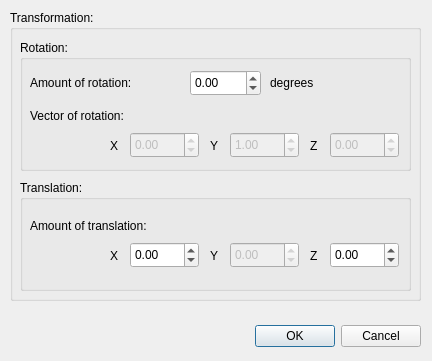
<?xml version="1.0" encoding="UTF-8"?>
<ui version="4.0">
 <class>item_inputs_form</class>
 <widget class="QDialog" name="item_inputs_form">
  <property name="geometry">
   <rect>
    <x>0</x>
    <y>0</y>
    <width>432</width>
    <height>361</height>
   </rect>
  </property>
  <property name="sizePolicy">
   <sizepolicy hsizetype="Preferred" vsizetype="Preferred">
    <horstretch>0</horstretch>
    <verstretch>0</verstretch>
   </sizepolicy>
  </property>
  <property name="minimumSize">
   <size>
    <width>432</width>
    <height>361</height>
   </size>
  </property>
  <property name="windowTitle">
   <string>Dialog</string>
  </property>
  <widget class="QDialogButtonBox" name="decision_tools">
   <property name="geometry">
    <rect>
     <x>80</x>
     <y>320</y>
     <width>341</width>
     <height>32</height>
    </rect>
   </property>
   <property name="orientation">
    <enum>Qt::Horizontal</enum>
   </property>
   <property name="standardButtons">
    <set>QDialogButtonBox::Cancel|QDialogButtonBox::Ok</set>
   </property>
  </widget>
  <widget class="QGroupBox" name="transformation_box">
   <property name="geometry">
    <rect>
     <x>10</x>
     <y>10</y>
     <width>411</width>
     <height>291</height>
    </rect>
   </property>
   <property name="title">
    <string>Transformation:</string>
   </property>
   <widget class="QGroupBox" name="rotation_box">
    <property name="geometry">
     <rect>
      <x>10</x>
      <y>30</y>
      <width>391</width>
      <height>131</height>
     </rect>
    </property>
    <property name="title">
     <string>Rotation:</string>
    </property>
    <widget class="QLabel" name="angle_lab">
     <property name="geometry">
      <rect>
       <x>10</x>
       <y>27</y>
       <width>161</width>
       <height>31</height>
      </rect>
     </property>
     <property name="text">
      <string>Amount of rotation:</string>
     </property>
    </widget>
    <widget class="QDoubleSpinBox" name="angle">
     <property name="geometry">
      <rect>
       <x>170</x>
       <y>30</y>
       <width>71</width>
       <height>26</height>
      </rect>
     </property>
     <property name="minimum">
      <double>-360.000000000000000</double>
     </property>
     <property name="maximum">
      <double>360.000000000000000</double>
     </property>
    </widget>
    <widget class="QLabel" name="degrees_lab">
     <property name="geometry">
      <rect>
       <x>250</x>
       <y>27</y>
       <width>71</width>
       <height>31</height>
      </rect>
     </property>
     <property name="text">
      <string>degrees</string>
     </property>
    </widget>
    <widget class="QLabel" name="vec_rotation_lab">
     <property name="geometry">
      <rect>
       <x>10</x>
       <y>60</y>
       <width>161</width>
       <height>31</height>
      </rect>
     </property>
     <property name="text">
      <string>Vector of rotation:</string>
     </property>
    </widget>
    <widget class="QDoubleSpinBox" name="R_X">
     <property name="enabled">
      <bool>false</bool>
     </property>
     <property name="geometry">
      <rect>
       <x>110</x>
       <y>92</y>
       <width>69</width>
       <height>26</height>
      </rect>
     </property>
     <property name="minimum">
      <double>-999999999999999.000000000000000</double>
     </property>
     <property name="maximum">
      <double>999999999999999.000000000000000</double>
     </property>
    </widget>
    <widget class="QDoubleSpinBox" name="R_Y">
     <property name="enabled">
      <bool>false</bool>
     </property>
     <property name="geometry">
      <rect>
       <x>210</x>
       <y>92</y>
       <width>69</width>
       <height>26</height>
      </rect>
     </property>
     <property name="minimum">
      <double>-999999999999999.000000000000000</double>
     </property>
     <property name="maximum">
      <double>999999999999999.000000000000000</double>
     </property>
     <property name="value">
      <double>1.000000000000000</double>
     </property>
    </widget>
    <widget class="QDoubleSpinBox" name="R_Z">
     <property name="enabled">
      <bool>false</bool>
     </property>
     <property name="geometry">
      <rect>
       <x>310</x>
       <y>92</y>
       <width>69</width>
       <height>26</height>
      </rect>
     </property>
     <property name="minimum">
      <double>-999999999999999.000000000000000</double>
     </property>
     <property name="maximum">
      <double>999999999999999.000000000000000</double>
     </property>
    </widget>
    <widget class="QLabel" name="R_X_lab">
     <property name="geometry">
      <rect>
       <x>90</x>
       <y>90</y>
       <width>21</width>
       <height>31</height>
      </rect>
     </property>
     <property name="text">
      <string>X</string>
     </property>
    </widget>
    <widget class="QLabel" name="R_Y_lab">
     <property name="geometry">
      <rect>
       <x>190</x>
       <y>90</y>
       <width>21</width>
       <height>31</height>
      </rect>
     </property>
     <property name="text">
      <string>Y</string>
     </property>
    </widget>
    <widget class="QLabel" name="R_Z_lab">
     <property name="geometry">
      <rect>
       <x>290</x>
       <y>90</y>
       <width>21</width>
       <height>31</height>
      </rect>
     </property>
     <property name="text">
      <string>Z</string>
     </property>
    </widget>
   </widget>
   <widget class="QGroupBox" name="translation_box">
    <property name="geometry">
     <rect>
      <x>10</x>
      <y>170</y>
      <width>391</width>
      <height>111</height>
     </rect>
    </property>
    <property name="title">
     <string>Translation:</string>
    </property>
    <widget class="QDoubleSpinBox" name="T_Y">
     <property name="enabled">
      <bool>false</bool>
     </property>
     <property name="geometry">
      <rect>
       <x>210</x>
       <y>62</y>
       <width>69</width>
       <height>26</height>
      </rect>
     </property>
     <property name="minimum">
      <double>-999999999999999.000000000000000</double>
     </property>
     <property name="maximum">
      <double>999999999999999.000000000000000</double>
     </property>
     <property name="value">
      <double>0.000000000000000</double>
     </property>
    </widget>
    <widget class="QLabel" name="T_X_lab">
     <property name="geometry">
      <rect>
       <x>90</x>
       <y>60</y>
       <width>21</width>
       <height>31</height>
      </rect>
     </property>
     <property name="text">
      <string>X</string>
     </property>
    </widget>
    <widget class="QDoubleSpinBox" name="T_X">
     <property name="enabled">
      <bool>true</bool>
     </property>
     <property name="geometry">
      <rect>
       <x>110</x>
       <y>62</y>
       <width>69</width>
       <height>26</height>
      </rect>
     </property>
     <property name="minimum">
      <double>-999999999999999.000000000000000</double>
     </property>
     <property name="maximum">
      <double>999999999999999.000000000000000</double>
     </property>
    </widget>
    <widget class="QLabel" name="T_Z_lab">
     <property name="geometry">
      <rect>
       <x>290</x>
       <y>60</y>
       <width>21</width>
       <height>31</height>
      </rect>
     </property>
     <property name="text">
      <string>Z</string>
     </property>
    </widget>
    <widget class="QDoubleSpinBox" name="T_Z">
     <property name="enabled">
      <bool>true</bool>
     </property>
     <property name="geometry">
      <rect>
       <x>310</x>
       <y>62</y>
       <width>69</width>
       <height>26</height>
      </rect>
     </property>
     <property name="minimum">
      <double>-999999999999999.000000000000000</double>
     </property>
     <property name="maximum">
      <double>999999999999999.000000000000000</double>
     </property>
    </widget>
    <widget class="QLabel" name="T_Y_lab">
     <property name="geometry">
      <rect>
       <x>190</x>
       <y>60</y>
       <width>21</width>
       <height>31</height>
      </rect>
     </property>
     <property name="text">
      <string>Y</string>
     </property>
    </widget>
    <widget class="QLabel" name="vec_translation_lab">
     <property name="geometry">
      <rect>
       <x>10</x>
       <y>30</y>
       <width>191</width>
       <height>31</height>
      </rect>
     </property>
     <property name="text">
      <string>Amount of translation:</string>
     </property>
    </widget>
   </widget>
  </widget>
 </widget>
 <resources/>
 <connections>
  <connection>
   <sender>decision_tools</sender>
   <signal>accepted()</signal>
   <receiver>item_inputs_form</receiver>
   <slot>accept()</slot>
   <hints>
    <hint type="sourcelabel">
     <x>248</x>
     <y>254</y>
    </hint>
    <hint type="destinationlabel">
     <x>157</x>
     <y>274</y>
    </hint>
   </hints>
  </connection>
  <connection>
   <sender>decision_tools</sender>
   <signal>rejected()</signal>
   <receiver>item_inputs_form</receiver>
   <slot>reject()</slot>
   <hints>
    <hint type="sourcelabel">
     <x>316</x>
     <y>260</y>
    </hint>
    <hint type="destinationlabel">
     <x>286</x>
     <y>274</y>
    </hint>
   </hints>
  </connection>
 </connections>
</ui>
